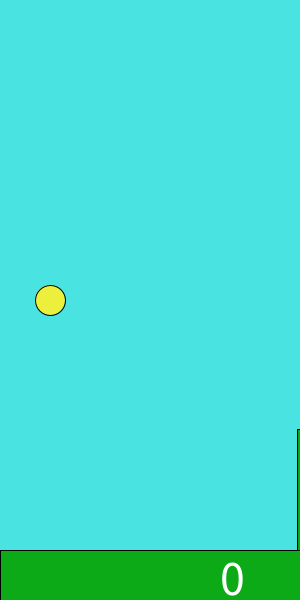
Frame 1 (no input)
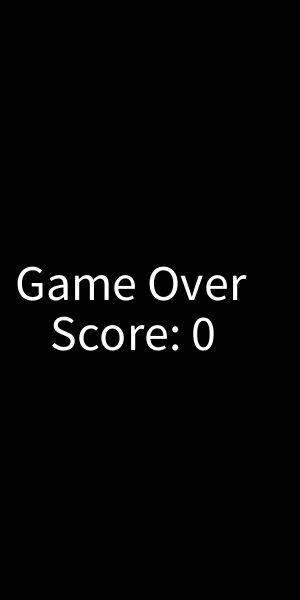
Frame 60 (the mouse pressed at the canvas centre just before this capture)
Frame 120 (the mouse held since frame 60 and released just before this capture): identical to frame 60, image omitted

The Processing sketch that drew these frames (run headless with seeded random() and noise(); from frame 60 on, the mouse is pressed at the canvas centre):

// Processing sketch: Flappy_Bird
// ── Flappy_Bird.pde
int birdX=50;
int birdY=300;
int birdYVelocity = 5;
int gravity=1;
int pipesX=300;
int upperPipeHeight=(int)random (100, 300);
int lowerPipeHeight=600;
int pipeGap=200;
boolean isPlaying=true;
int score=0;
void setup() {
  size(300, 600);
}
void draw() { 
  if (isPlaying==true) {
    background(73, 227, 225);
    fill(236, 240, 60);
    stroke(0, 0, 0);
    ellipse(birdX, birdY, 30, 30);
    birdY=birdY+birdYVelocity;
    birdYVelocity=birdYVelocity+gravity;
    fill(12, 170, 23);
    rect(pipesX, 0, 50, upperPipeHeight);
    pipesX=pipesX-3;
    teleportPipes();
    fill(12, 170, 23);
    rect(pipesX, upperPipeHeight+pipeGap, 50, lowerPipeHeight);
    rect(0, 550, 300, 50);

    fill(255, 255, 255);
    textSize(50);
    text(score, 220, 595);

    if (intersectsObject()==true) {
      isPlaying=false;
    }
  } else {
    background(0, 0, 0);
    fill(255, 255, 255);
    textSize(50);
    text("Game Over", 15, 300);
   fill(255, 255, 255);
    textSize(50);
    text("Score: "+score, 50, 350); 
  }
}
void mousePressed() {
  birdYVelocity=-13;
}
void teleportPipes() {
  if (pipesX<-50) {
    pipesX=width;
    upperPipeHeight= (int)random (100, 300);
    score=score+1;
  }
}
boolean intersectsObject() { 
  if (birdY < upperPipeHeight && birdX > pipesX && birdX < (pipesX+50)) {
    return true;
  } else if (birdY>upperPipeHeight+pipeGap && birdX > pipesX && birdX < (pipesX+50)) {
    return true;
  } else if (birdY>600) {
    return true;
  } else { 
    return false;
  }
}
